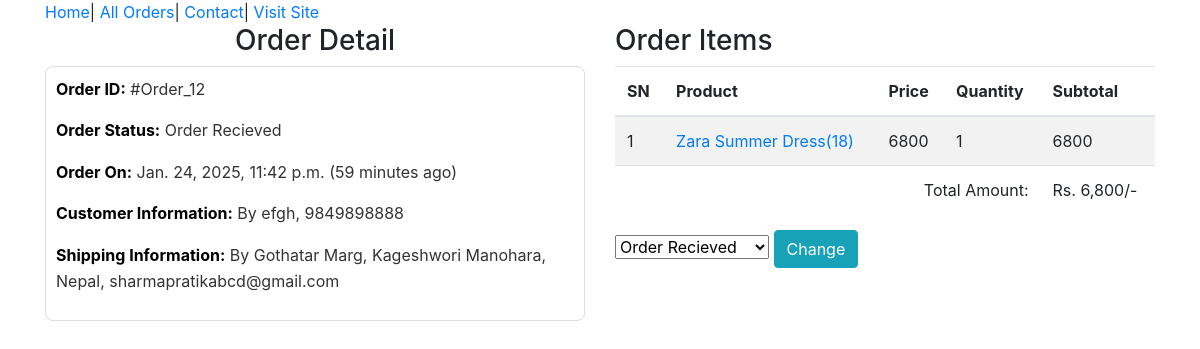
Screenshot of /admin-order/12/ (signed in) with the database file from the repository.
### ecomapp/models.py (models this page shows, shortened)
class Order(models.Model):
    cart = models.OneToOneField(Cart, on_delete=models.CASCADE)
    ordered_by = models.CharField(max_length=200)
    shipping_address = models.CharField(max_length=200)
    mobile = models.CharField(max_length=10)
    email = models.EmailField(null=True, blank=True)
    subtotal = models.PositiveIntegerField()
    discount = models.PositiveIntegerField()
    total = models.PositiveIntegerField()
    order_status = models.CharField(max_length=50, choices=ORDER_STATUS)
    created_at = models.DateTimeField(auto_now_add=True)
    payment_method = models.CharField(max_length=20, choices=METHOD, default="Cash on Delivery")
    payment_completed = models.BooleanField(default=False, null=True, blank=True)

class CartProduct(models.Model):        #Products that are added to the cart.
    cart = models.ForeignKey(Cart, on_delete=models.CASCADE)
    product = models.ForeignKey(Product, on_delete=models.CASCADE)
    rate = models.PositiveIntegerField()
    quantity = models.PositiveIntegerField()
    subtotal=models.PositiveIntegerField()

class Product(models.Model):          #Products that are present from the beginning.
    title = models.CharField(max_length=200)
    slug = models.SlugField(unique=True)
    category = models.ForeignKey(Category, on_delete=models.CASCADE)
    image = models.ImageField(upload_to="products")
    marked_price = models.PositiveIntegerField()
    selling_price = models.PositiveIntegerField()
    description = models.TextField()
    warranty = models.CharField(max_length=300, null=True, blank=True)
    return_policy = models.CharField(max_length=300, null=True, blank=True)
    view_count = models.PositiveIntegerField(default=0)

### ecomapp/views.py (the view)
# urls.py: path("admin-order/<int:pk>/",AdminOrderDetailView.as_view(),name="adminorderdetail"),
class AdminOrderDetailView(AdminRequiredMixin,DetailView):
    template_name="adminpages/adminorderdetail.html"
    model=Order
    context_object_name="ord_obj"
    def get_context_data(self, **kwargs):
        context = super().get_context_data(**kwargs)
        context["allstatus"]=ORDER_STATUS
        return context

### ecomapp/views.py (called while the page is built)
    def dispatch(self, request, *args, **kwargs):
        if request.user.is_authenticated and request.session.get("admin_logged_in"):
            return super().dispatch(request, *args, **kwargs)
        else:
            return redirect("/admin-login/")

### templates/adminpages/adminorderdetail.html (shortened to what this page needs)
{% extends 'adminpages/adminbase.html' %}
{% load humanize %}
{% block content %}
<div class = "container" >
    <div class = "row" >
        <div class = "col-md-6 -mx-auto" >
            <h3 class = "text-center" > Order Detail </h3>
            <div class="customer-details">
                <p><span class="font-weight-bold">Order ID:</span> #Order_{{ ord_obj.id }}</p>
                <p><span class="font-weight-bold">Order Status:</span> {{ ord_obj.order_status }}</p>
                <p><span class="font-weight-bold">Order On:</span> {{ ord_obj.created_at }} ({{ ord_obj.created_at|timesince }} ago) </p>
                <p><span class="font-weight-bold">Customer Information:</span> By {{ ord_obj.ordered_by }}, {{ ord_obj.mobile }} </p>
                <p><span class="font-weight-bold">Shipping Information:</span> By {{ ord_obj.shipping_address }}, {{ ord_obj.email }}</p>
            </div>
        </div>
        <div class="col-md-6">
            <h3>Order Items</h3>
            <table class="table table-striped">
                <thead>
                    <tr>
                        <th>SN</th>
                        <th>Product</th>
                        <th>Price</th>
                        <th>Quantity</th>
                        <th>Subtotal</th>
                    </tr>
                </thead>
                <tbody>
                    {% for cp in ord_obj.cart.cartproduct_set.all %}
                    <tr>
                        <td>{{ forloop.counter }}</td>
                        <td><a target="_blank" href="{% url 'ecomapp:productdetail' cp.product.slug %}" >{{ cp.product.title }}({{ cp.product.id }}) </a></td>
                        <td>{{ cp.rate }}</td>
                        <td>{{ cp.quantity }}</td>
                        <td>{{ cp.subtotal }}</td>
                    </tr>
                    {% endfor %}
                    <tr>
                        <td colspan="4" class="text-right">Total Amount:</td>
                        <td>Rs. {{ ord_obj.total|intcomma }}/-</td>
                </tbody>
            </table>
            <form action="{% url 'ecomapp:adminorderstatuschange' ord_obj.id %}" method="POST">
                <select name='status'>
                    {% for i,j in allstatus %}
                    <option value="{{i}}" {% if i == ord_obj.order_status %}seleced{% endif %}>{{j}}</option>
                    {% endfor %}
                </select>
                <button class="btn btn-info">Change</button>
            </form>
        </div>
    </div>
</div>
{% endblock %}

### templates/adminpages/adminorderdetail.html (style rules this page uses)
.customer-details { border: 1px solid #ddd; border-radius: 8px; padding: 10px; margin-bottom: 20px; font-size: 16px; line-height: 1.6; color: #333; }
.customer-details .font-weight-bold { font-weight: bold; color: #000; }

### rows the page displays
Order: id "12", order_status "Order Recieved", created_at "Jan. 24, 2025, 11:42 p.m.", created_at "59 minutes", ordered_by "efgh", mobile "9849898888", shipping_address "Gothatar Marg, Kageshwori Manohara, Nepal", email "sharmapratikabcd@gmail.com", total "6,800"
CartProduct: product "Zara Summer Dress", product.id "18", rate "6800", quantity "1", subtotal "6800"

### other values shown
form field status "Order Recieved"
